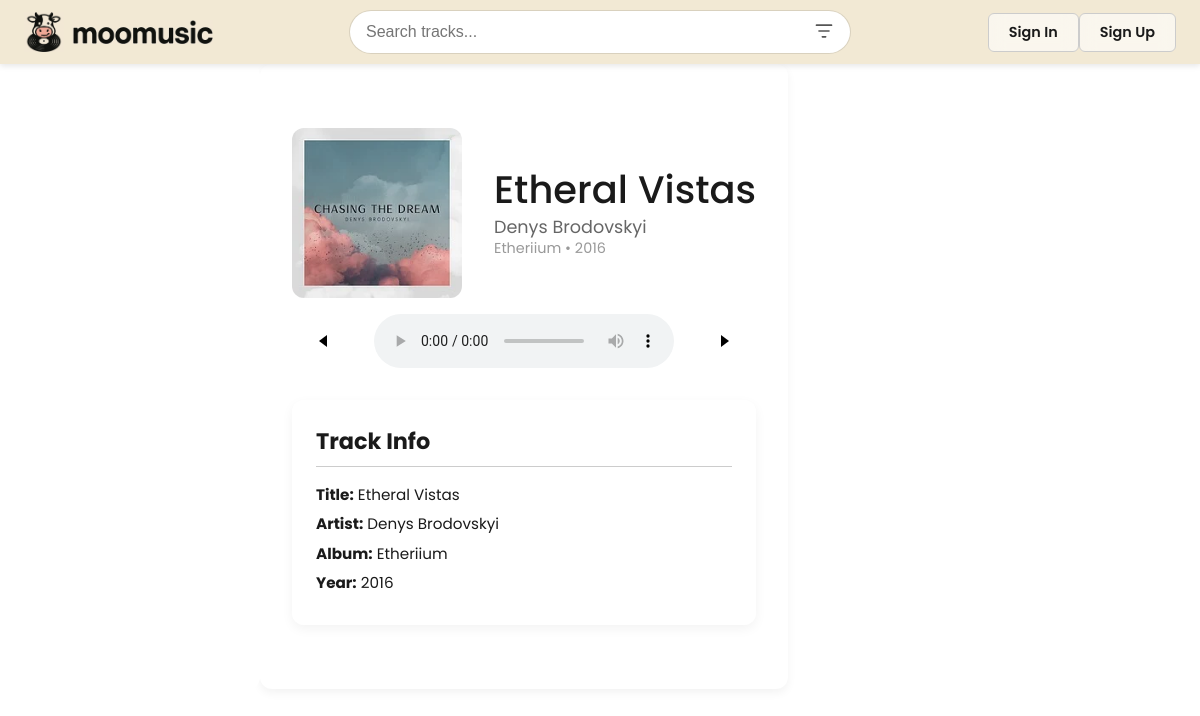
/track/11/, run on the app's committed database.
### pages/models.py (models this page shows, shortened)
class Track(models.Model):
    title       = models.CharField(max_length=200)
    artist      = models.CharField(max_length=200)
    audio_file  = models.FileField(upload_to='tracks/')
    cover_image = models.ImageField(upload_to='covers/', null=True, blank=True)
    album       = models.CharField(max_length=200, null=True, blank=True)
    year        = models.IntegerField(null=True, blank=True)
    class Meta:
        ordering = ['artist', 'title']

### pages/views.py (the view)
# urls.py: path("track/<int:pk>/", views.track, name="track"),
def track(request, pk):
    track = get_object_or_404(Track, pk=pk)
    if request.user.is_authenticated:
        Recent.objects.filter(user=request.user, track=track).delete()
        Recent.objects.create(user=request.user, track=track)
    all_tracks = list(Track.objects.order_by('id'))
    ids = [t.id for t in all_tracks]
    idx = ids.index(track.id)
    prev_track = all_tracks[idx - 1] if idx > 0 else None
    next_track = all_tracks[idx + 1] if idx < len(all_tracks) - 1 else None
    is_fav = (
        request.user.is_authenticated and
        Favourite.objects.filter(user=request.user, track=track).exists()
    )
    recent_songs, favourites, playlists = _get_sidebar_data(request.user)
    return render(request, 'pages/track.html', {
        'track': track,
        'previous_track': prev_track,
        'next_track': next_track,
        'is_fav': is_fav,
        'recent_songs': recent_songs,
        'favourites': favourites,
        'playlists': playlists,
    })

### pages/context_processors.py (called while the page is built, shortened)
def sidebar_data(request):
    return {}

### pages/views.py (called while the page is built, shortened)
def _get_sidebar_data(user):
    recent_songs = []
    favourites = []
    playlists = []
    return recent_songs, favourites, playlists

### templates/pages/track.html (shortened to what this page needs)
{% extends 'base.html' %}
{% load static %}
{% block content %}
<div class="home-container{% if not user.is_authenticated %} no-sidebar{% endif %}">
  <main class="main-content">
    <div class="track-card">
      <div class="track-header">
        <div class="cover-large-wrapper">
          {% if track.cover_image %}
            <img src="{{ track.cover_image.url }}" alt="{{ track.title }}">
          {% else %}
            <img src="/media/default.jpg" alt="{{ track.title }}">
          {% endif %}
        </div>
        <div class="track-details">
          <div class="track-meta">
            <h1 class="track-title">{{ track.title }}</h1>
            <p class="track-artist">{{ track.artist }}</p>
            {% if track.album %}
              <p class="track-album">{{ track.album }} • {{ track.year }}</p>
            {% endif %}
          </div>
        </div>
      </div>
      <div class="player-section">
        <button class="ctrl-btn" onclick="previousTrack()" {% if not previous_track %}disabled{% endif %}>
          <svg width="24" height="24" viewBox="0 0 24 24"><path d="M15 18l-8-6 8-6z"/></svg>
        </button>
        <audio id="player" controls>
          <source src="{{ track.audio_file.url }}" type="audio/mpeg">
        </audio>
        <button class="ctrl-btn" onclick="nextTrack()" {% if not next_track %}disabled{% endif %}>
          <svg width="24" height="24" viewBox="0 0 24 24"><path d="M9 6l8 6-8 6z"/></svg>
        </button>
      </div>
      <section class="track-metadata">
        <h2>Track Info</h2>
        <ul>
          <li><strong>Title:</strong> {{ track.title }}</li>
          <li><strong>Artist:</strong> {{ track.artist }}</li>
          {% if track.album %}
            <li><strong>Album:</strong> {{ track.album }}</li>
          {% endif %}
          {% if track.year %}
            <li><strong>Year:</strong> {{ track.year }}</li>
          {% endif %}
        </ul>
      </section>
    </div>
  </main>
</div>
{% endblock %}

### pages/static/css/layout.css (style rules this page uses)
:root { --sidebar-w: 260px; --main-max: 1000px; --gap: 2rem; }

### pages/static/css/base.css (style rules this page uses)
:root { --clr-bg: #ffffff; --clr-text: #1a1a1a; --clr-muted: #888; --clr-accent: #f2e9d4; --clr-accent-dark: #d8c69a; --clr-glass: rgba(255, 255, 255, 0.4); --clr-glass-strong: rgba(255, 255, 255, 0.6); --shadow-soft: 0 8px 24px rgba(0, 0, 0, 0.1); --radius: 12px; --shadow-soft: 0 4px 10px rgba(0, 0, 0, 0.05); --border-light: #e0e0e0; }
* { scrollbar-width: thin; scrollbar-color: rgba(0, 0, 0, 0.1) transparent; }
*, *::before, *::after { box-sizing: border-box; margin: 0; padding: 0; }
body { font-family: "Poppins", sans-serif; color: var(--clr-text); display: flex; flex-direction: column; min-height: 100vh; background-color: var(--clr-bg); }

### pages/static/css/components.css (style rules this page uses)
.home-container { display: flex; align-items: flex-start; gap: 2rem; padding: 2rem 1rem; }
.main-content { flex: 1; max-width: 1000px; width: 100%; display: flex; flex-direction: column; gap: 2rem; }

### pages/static/css/track.css (style rules this page uses)
.track-header { display: flex; align-items: center; gap: 2rem; }
.cover-large-wrapper { width: 170px; height: 170px; border-radius: 12px; overflow: hidden; }
.cover-large-wrapper img { width: 100%; height: 100%; object-fit: cover; }
.track-details h1 { font-size: 2.4rem; margin-bottom: 0.2rem; }
.track-details .track-artist { font-size: 1.1rem; color: #666; }
.track-details .track-album { font-size: 0.9rem; color: #999; }
.player-section { display: flex; align-items: center; gap: 1.5rem; justify-content: center; margin-top: 1rem; }
.ctrl-btn { background: var(--clr-glass); backdrop-filter: blur(8px); border: none; border-radius: 50%; width: 52px; height: 52px; display: flex; align-items: center; justify-content: center; transition: background 0.2s; }
.track-details { display: flex; justify-content: space-between; align-items: center; gap: 2rem; flex-wrap: wrap; flex: 1; }
.track-meta { flex-grow: 1; min-width: 200px; }
.track-metadata { margin-top: 2rem; padding: 1.5rem; background: var(--clr-glass); border-radius: 12px; backdrop-filter: blur(6px); box-shadow: 0 4px 12px rgba(0,0,0,0.05); color: var(--clr-text); }
.track-metadata h2 { margin-bottom: 1rem; font-size: 1.4rem; border-bottom: 1px solid #ccc; padding-bottom: 0.5rem; }
.track-metadata ul { list-style: none; padding-left: 0; }
.track-metadata li { margin: 0.4rem 0; font-size: 0.95rem; }

### pages/static/css/elements/navbar.css (style rules this page uses)
.track-title { font-size: 0.95rem; font-weight: 500; line-height: 1.2; }
.track-artist { font-size: 0.8rem; color: var(--clr-muted); margin-top: 0.15rem; line-height: 1.2; }

### pages/static/css/elements/sidebar.css (style rules this page uses)
.track-title { font-size: 0.95rem; font-weight: 500; }
.track-artist { font-size: 0.8rem; color: var(--clr-muted); margin-top: 0.15rem; }

### data on the page
Track: cover_image (picture), title "Etheral Vistas", artist "Denys Brodovskyi", album "Etheriium", year "2016"
